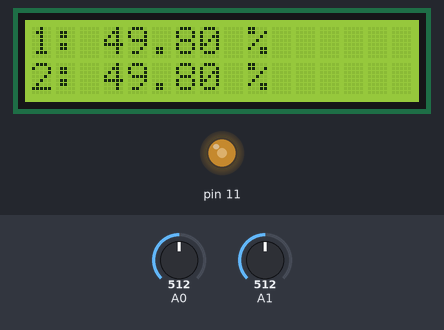
Bench run of a sketch on a simulated Arduino Uno, built with avr-gcc and run on an emulated ATmega328P. Shown: 16×2 character LCD, output pins drawn as LEDs (lit = HIGH). Inputs (shaded band) come from the test bench; at power-on: A0 = 512, A1 = 512.

Above: at 1.2 s.
1.3 s: A0 set to 716
At 3.1 s:
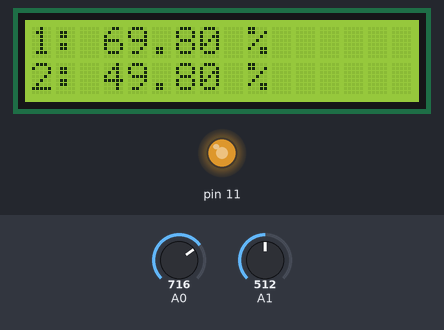
3.6 s: A0 set to 900
At 5.3 s:
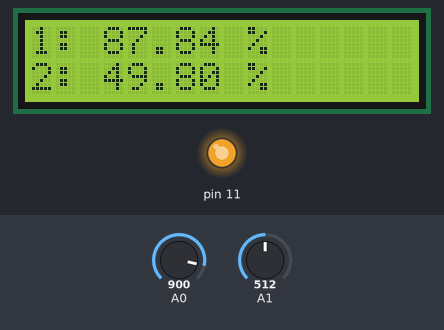
5.6 s: A0 set to 122
At 7.4 s:
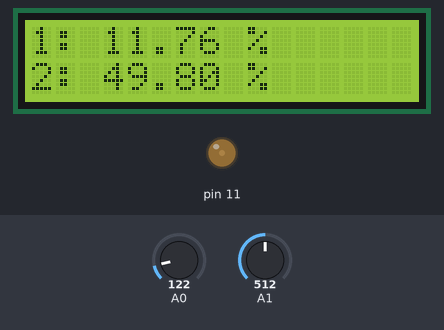
7.7 s: A0 set to 0
At 8.6 s:
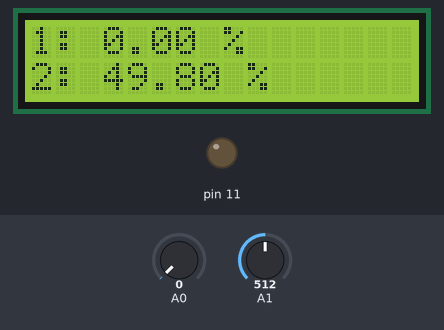
9.7 s: A1 set to 716
At 10.7 s:
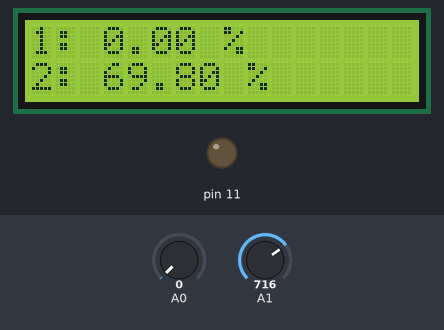
11.8 s: A1 set to 900
At 12.9 s:
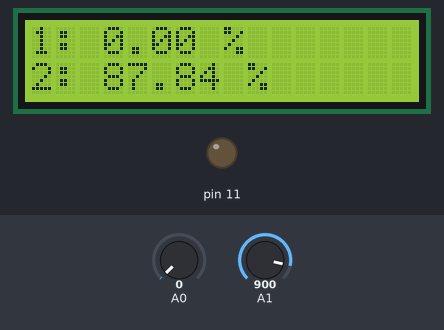
Timing chart, 0 to 14.8 s (numbered marks = the images above; inputs shaded):
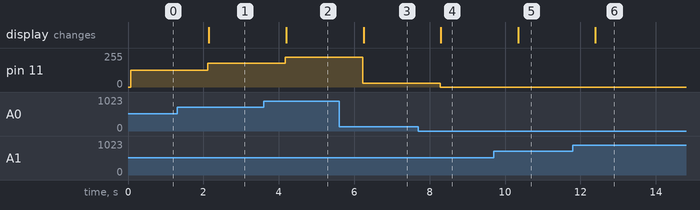

Measured:
- after the input at 1.3 s, pin 11: 127/255 → 178/255 after 0.82 s; the display: changes after 0.84 s (image 1)
- after the input at 3.6 s, pin 11: 178/255 → 224/255 after 0.57 s; the display: changes after 0.60 s (image 2)
- after the input at 5.6 s, pin 11: 224/255 → 30/255 after 0.62 s; the display: changes after 0.65 s (image 3)
- after the input at 7.7 s, pin 11: 30/255 → 0/255 after 0.58 s; the display: changes after 0.60 s (image 4)
- after the input at 9.7 s, the display: changes after 0.65 s (image 5)
- after the input at 11.8 s, the display: changes after 0.60 s (image 6)

The sketch:

PWM.ino
```cpp
#include <Wire.h>
#include <LiquidCrystal_I2C.h>
LiquidCrystal_I2C lcd (0x27, 16, 2);
void setup() {
  pinMode(11, OUTPUT);
  //Serial.begin(9600);
  lcd.begin();
  lcd.clear();
}
void loop() {
  int pv0 = map(analogRead(A0), 0, 1023, 0, 255);
  int pv1 = map(analogRead(A1), 0, 1023, 0, 255);
  lcd.home();
  float mv0 = pv0/2.55;
    float mv1 = pv1/2.55;
  analogWrite(11, pv0);
  lcd.print("1: ");
  lcd.print(mv0);
  lcd.print(" %");
  lcd.print(" ");
  lcd.setCursor(0, 16);
  lcd.print("2: ");
  lcd.print(mv1);
  lcd.print(" %");
  lcd.print(" ");
  lcd.noCursor();
  delay(1000);
}
```
